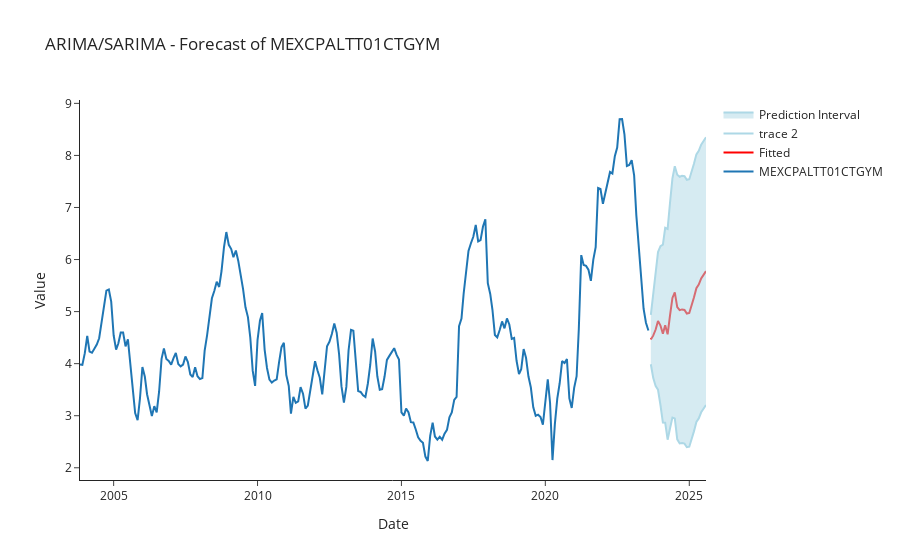

The code cell stored with this chart in its notebook:
### Code cell
def forecast(ARIMA_model, periods=24):
    # Forecast
    n_periods = periods
    fitted, confint = ARIMA_model.predict(n_periods=n_periods, return_conf_int=True)
    index_of_fc = pd.date_range(df.index[-1] + pd.DateOffset(months=1), periods = n_periods, freq='MS')

    # make series for plotting purpose
    fitted_series = pd.Series(fitted, index=index_of_fc)
    lower_series = pd.Series(confint[:, 0], index=index_of_fc)
    upper_series = pd.Series(confint[:, 1], index=index_of_fc)

    fig = go.Figure()
    fig.add_trace(go.Scatter(x=df.index, y=df[currency], mode='lines', name=currency, line=dict(color='#1f76b4')))
    fig.add_trace(go.Scatter(x=fitted_series.index, y=fitted_series, mode='lines', name='Fitted', line=dict(color='red')))
    fig.add_trace(go.Scatter(x=lower_series.index, y=lower_series, fill=None, mode='lines', line=dict(color='lightblue')))
    fig.add_trace(go.Scatter(x=upper_series.index, y=upper_series, fill='tonexty', mode='lines', line=dict(color='lightblue'), name='Prediction Interval'))

    # Layout settings
    fig.update_layout(
        title=f"ARIMA/SARIMA - Forecast of {currency}",
        xaxis_title="Date",
        yaxis_title="Value",
        showlegend=True,
        template='simple_white'  # You can change the template to match your preferences
    )

    fig.show()

forecast(ARIMA_model)

### Figure 1 — Plotly figure (JSON) as saved in the notebook; plotly's stock layout.template omitted (floating-point values rounded to 4 significant figures; data arrays with more than 128 entries replaced by an {"elided": "..."} marker saying what was removed)
{"data": [{"line": {"color": "#1f76b4"}, "mode": "lines", "name": "MEXCPALTT01CTGYM", "type": "scatter", "x": {"elided": "238 str values"}, "y": {"elided": "238 float values"}}, {"line": {"color": "red"}, "mode": "lines", "name": "Fitted", "type": "scatter", "x": ["2023-09-01T00:00:00", "2023-10-01T00:00:00", "2023-11-01T00:00:00", "2023-12-01T00:00:00", "2024-01-01T00:00:00", "2024-02-01T00:00:00", "2024-03-01T00:00:00", "2024-04-01T00:00:00", "2024-05-01T00:00:00", "2024-06-01T00:00:00", "2024-07-01T00:00:00", "2024-08-01T00:00:00", "2024-09-01T00:00:00", "2024-10-01T00:00:00", "2024-11-01T00:00:00", "2024-12-01T00:00:00", "2025-01-01T00:00:00", "2025-02-01T00:00:00", "2025-03-01T00:00:00", "2025-04-01T00:00:00", "2025-05-01T00:00:00", "2025-06-01T00:00:00", "2025-07-01T00:00:00", "2025-08-01T00:00:00"], "y": [4.463, 4.538, 4.655, 4.822, 4.732, 4.577, 4.738, 4.564, 4.921, 5.263, 5.37, 5.087, 5.028, 5.042, 5.032, 4.963, 4.973, 5.115, 5.269, 5.451, 5.518, 5.636, 5.697, 5.777]}, {"line": {"color": "lightblue"}, "mode": "lines", "type": "scatter", "x": ["2023-09-01T00:00:00", "2023-10-01T00:00:00", "2023-11-01T00:00:00", "2023-12-01T00:00:00", "2024-01-01T00:00:00", "2024-02-01T00:00:00", "2024-03-01T00:00:00", "2024-04-01T00:00:00", "2024-05-01T00:00:00", "2024-06-01T00:00:00", "2024-07-01T00:00:00", "2024-08-01T00:00:00", "2024-09-01T00:00:00", "2024-10-01T00:00:00", "2024-11-01T00:00:00", "2024-12-01T00:00:00", "2025-01-01T00:00:00", "2025-02-01T00:00:00", "2025-03-01T00:00:00", "2025-04-01T00:00:00", "2025-05-01T00:00:00", "2025-06-01T00:00:00", "2025-07-01T00:00:00", "2025-08-01T00:00:00"], "y": [3.989, 3.728, 3.568, 3.499, 3.206, 2.869, 2.866, 2.54, 2.756, 2.966, 2.948, 2.546, 2.466, 2.476, 2.464, 2.395, 2.405, 2.545, 2.699, 2.881, 2.948, 3.065, 3.126, 3.206]}, {"fill": "tonexty", "line": {"color": "lightblue"}, "mode": "lines", "name": "Prediction Interval", "type": "scatter", "x": ["2023-09-01T00:00:00", "2023-10-01T00:00:00", "2023-11-01T00:00:00", "2023-12-01T00:00:00", "2024-01-01T00:00:00", "2024-02-01T00:00:00", "2024-03-01T00:00:00", "2024-04-01T00:00:00", "2024-05-01T00:00:00", "2024-06-01T00:00:00", "2024-07-01T00:00:00", "2024-08-01T00:00:00", "2024-09-01T00:00:00", "2024-10-01T00:00:00", "2024-11-01T00:00:00", "2024-12-01T00:00:00", "2025-01-01T00:00:00", "2025-02-01T00:00:00", "2025-03-01T00:00:00", "2025-04-01T00:00:00", "2025-05-01T00:00:00", "2025-06-01T00:00:00", "2025-07-01T00:00:00", "2025-08-01T00:00:00"], "y": [4.938, 5.348, 5.742, 6.144, 6.258, 6.284, 6.611, 6.588, 7.086, 7.56, 7.793, 7.629, 7.59, 7.608, 7.599, 7.532, 7.542, 7.684, 7.838, 8.021, 8.089, 8.207, 8.269, 8.349]}], "layout": {"showlegend": true, "title": {"text": "ARIMA/SARIMA - Forecast of MEXCPALTT01CTGYM"}, "xaxis": {"title": {"text": "Date"}}, "yaxis": {"title": {"text": "Value"}}}}
